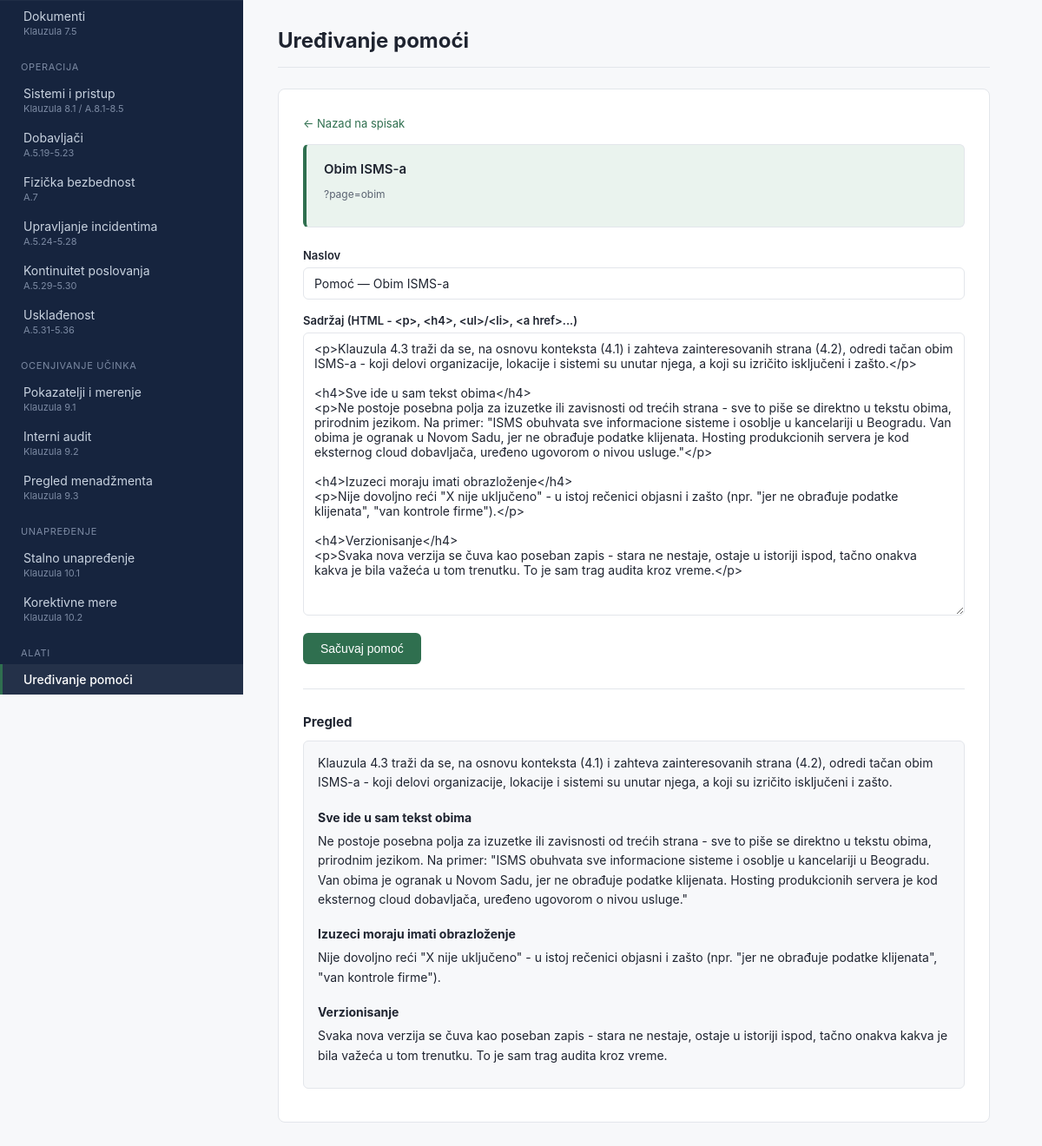
Page /?page=pomoc-uredjivanje&slug=obim on the committed database.
### tables this page shows
CREATE TABLE IF NOT EXISTS help_content (
    id          BIGINT UNSIGNED AUTO_INCREMENT PRIMARY KEY,
    page_slug   VARCHAR(100) NOT NULL,
    title       VARCHAR(255) NOT NULL,
    body        TEXT NOT NULL,
    updated_at  TIMESTAMP NOT NULL DEFAULT CURRENT_TIMESTAMP ON UPDATE CURRENT_TIMESTAMP,
    UNIQUE KEY uq_help_content_slug (page_slug)
);

### src/includes/help-content.php (called while the page is built, shortened)
<?php
function getHelpContent(PDO $pdo, string $pageSlug): ?array
{
    $stmt = $pdo->prepare('SELECT * FROM help_content WHERE page_slug = :slug');
    $stmt->execute(['slug' => $pageSlug]);
    $row = $stmt->fetch();
    return $row === false ? null : $row;
}

### src/modules/pomoc-uredjivanje.php (the view, shortened to what this page needs)
<?php
require __DIR__ . '/../config/database.php';
require __DIR__ . '/../includes/help-content.php';
$pdo = getDbConnection();
$menu = require __DIR__ . '/../config/menu.php';
$requestedSlug = isset($_GET['slug'])
    ? preg_replace('/[^a-z0-9\-]/', '', (string) $_GET['slug'])
    : null;
$editingItem = null;
if ($requestedSlug !== null && $requestedSlug !== '') {
    foreach ($menu as $item) {
        if ($item['slug'] === $requestedSlug) {
            $editingItem = $item;
            break;
        }
    }
}
if ($editingItem !== null) {
    $helpContent = getHelpContent($pdo, $editingItem['slug']);
}
?>
<?php if ($editingItem !== null): ?>
    <a class="back-link" href="?page=pomoc-uredjivanje">← Nazad na spisak</a>
    <div class="scope-current">
        <div class="card-header-row">
            <span class="card-title"><?= htmlspecialchars($editingItem['title']) ?></span>
        </div>
        <p class="item-meta">?page=<?= htmlspecialchars($editingItem['slug']) ?></p>
    </div>
    <form method="post" class="factor-form">
        <div class="form-row">
            <label for="help_title">Naslov</label>
            <input type="text" name="help_title" id="help_title" required
                value="<?= htmlspecialchars($helpContent['title'] ?? ('Pomoć — ' . $editingItem['title'])) ?>">
        </div>
        <div class="form-row">
            <label for="help_body">Sadržaj (HTML - &lt;p&gt;, &lt;h4&gt;, &lt;ul&gt;/&lt;li&gt;, &lt;a href&gt;...)</label>
            <textarea name="help_body" id="help_body" rows="18"><?= htmlspecialchars($helpContent['body'] ?? '') ?></textarea>
        </div>
        <button type="submit" class="btn-primary">Sačuvaj pomoć</button>
    </form>
    <?php if (!empty($helpContent['body'])): ?>
        <h3 class="section-heading">Pregled</h3>
        <div class="factor-card">
            <div class="help-content"><?= $helpContent['body'] ?></div>
        </div>
    <?php endif; ?>
<?php endif; ?>

### src/assets/style.css (style rules this page uses)
:root { --color-bg: #f7f8fa; --color-surface: #ffffff; --color-sidebar: #16243e; --color-sidebar-text: #c9d3e0; --color-sidebar-text-muted: #7c8aa3; --color-accent: #2f6f4f; --color-accent-soft: #eaf3ee; --color-warning: #9a6b12; --color-warning-soft: #fbf1de; --color-danger: #a34036; --color-danger-soft: #fbeae7; --color-text: #1f2430; --color-text-muted: #5b6472; --color-border: #e3e6eb; --sidebar-width: 280px; }
* { box-sizing: border-box; }
body { margin: 0; font-family: -apple-system, BlinkMacSystemFont, "Segoe UI", Roboto, sans-serif; background: var(--color-bg); color: var(--color-text); }
.form-row { margin-bottom: 16px; }
.form-row label { display: block; font-size: 13px; font-weight: 600; margin-bottom: 6px; }
.form-row input[type="text"], .form-row input[type="date"], .form-row input[type="number"], .form-row select, .form-row textarea { width: 100%; padding: 9px 12px; border: 1px solid var(--color-border); border-radius: 6px; font-size: 14px; font-family: inherit; color: var(--color-text); }
.form-row textarea { resize: vertical; }
.btn-primary { background: var(--color-accent); color: #ffffff; border: none; border-radius: 6px; padding: 10px 20px; font-size: 14px; font-weight: 500; cursor: pointer; }
.factor-form { padding-bottom: 28px; margin-bottom: 28px; border-bottom: 1px solid var(--color-border); }
.factor-card { background: var(--color-bg); border: 1px solid var(--color-border); border-radius: 6px; padding: 14px 16px; margin-bottom: 10px; }
.factor-card p { margin: 6px 0 8px; font-size: 14px; line-height: 1.5; }
.card-header-row { display: flex; align-items: baseline; justify-content: space-between; flex-wrap: wrap; gap: 12px; margin-bottom: 10px; }
.card-title { font-size: 15px; font-weight: 600; }
.scope-current { background: var(--color-accent-soft); border: 1px solid var(--color-border); border-left: 4px solid var(--color-accent); border-radius: 6px; padding: 18px 20px; margin-bottom: 24px; }
.item-meta { font-size: 12px; color: var(--color-text-muted); }
.section-heading { font-size: 15px; margin: 24px 0 12px; }
.section-heading:first-of-type { margin-top: 0; }
.back-link { display: inline-block; color: var(--color-accent); font-size: 13px; text-decoration: none; margin-bottom: 16px; }
.help-content h4 { font-size: 14px; margin: 20px 0 8px; }
.help-content p { font-size: 14px; line-height: 1.6; color: var(--color-text); margin: 0 0 12px; }

### rows in the picture
help_content: help_title "Pomoć — Obim ISMS-a", help_body "<p>Klauzula 4.3 traži da se, na osnovu konteksta (4.1) i zahteva zainteresovanih strana (4.2), odredi tačan obim ISMS-a - koji delovi organizacije, lokacije i sistemi su unutar njega, a koji su izričito isključeni i zašto.</p> <h4>Sve ide u sam tekst obima</h4> <p>Ne postoje posebna polja za izuzetke ili zavisnosti od trećih strana - sve to piše se direktno u tekstu obima, prirodnim jezikom. Na primer: \"ISMS obuhvata sve informacione sisteme i osoblje u kancelariji u Beogradu. Van obima je ogranak u Novom Sadu, jer ne obrađuje podatke klijenata. Hosting produkcionih servera je kod eksternog cloud dobavljača, uređeno ugovorom o nivou usluge.\"</p> <h4>Izuzeci moraju imati obrazloženje</h4>…", body "Klauzula 4.3 traži da se, na osnovu konteksta (4.1) i zahteva zainteresovanih strana (4.2), odredi tačan obim ISMS-a - koji delovi organizacije, lokacije i sistemi su unutar njega, a koji su izričito isključeni i zašto. Sve ide u sam tekst obima Ne postoje posebna polja za izuzetke ili zavisnosti od trećih strana - sve to piše se direktno u tekstu obima, prirodnim jezikom. Na primer: \"ISMS obuhvata sve informacione sisteme i osoblje u kancelariji u Beogradu. Van obima je ogranak u Novom Sadu, jer ne obrađuje podatke klijenata. Hosting produkcionih servera je kod eksternog cloud dobavljača, uređeno ugovorom o nivou usluge.\" Izuzeci moraju imati obrazloženje Nije dovoljno reći \"X nije…"

### other values in the picture
$item['title'] "Dokumenti"
$item['iso_ref'] "Klauzula 7.5"
$lastGroup "OPERACIJA"
$item['title'] "Sistemi i pristup"
$item['iso_ref'] "Klauzula 8.1 / A.8.1-8.5"
$item['title'] "Dobavljači"
$item['iso_ref'] "A.5.19-5.23"
$item['title'] "Fizička bezbednost"
$item['iso_ref'] "A.7"
$item['title'] "Upravljanje incidentima"
$item['iso_ref'] "A.5.24-5.28"
$item['title'] "Kontinuitet poslovanja"
$item['iso_ref'] "A.5.29-5.30"
$item['title'] "Usklađenost"
$item['iso_ref'] "A.5.31-5.36"
